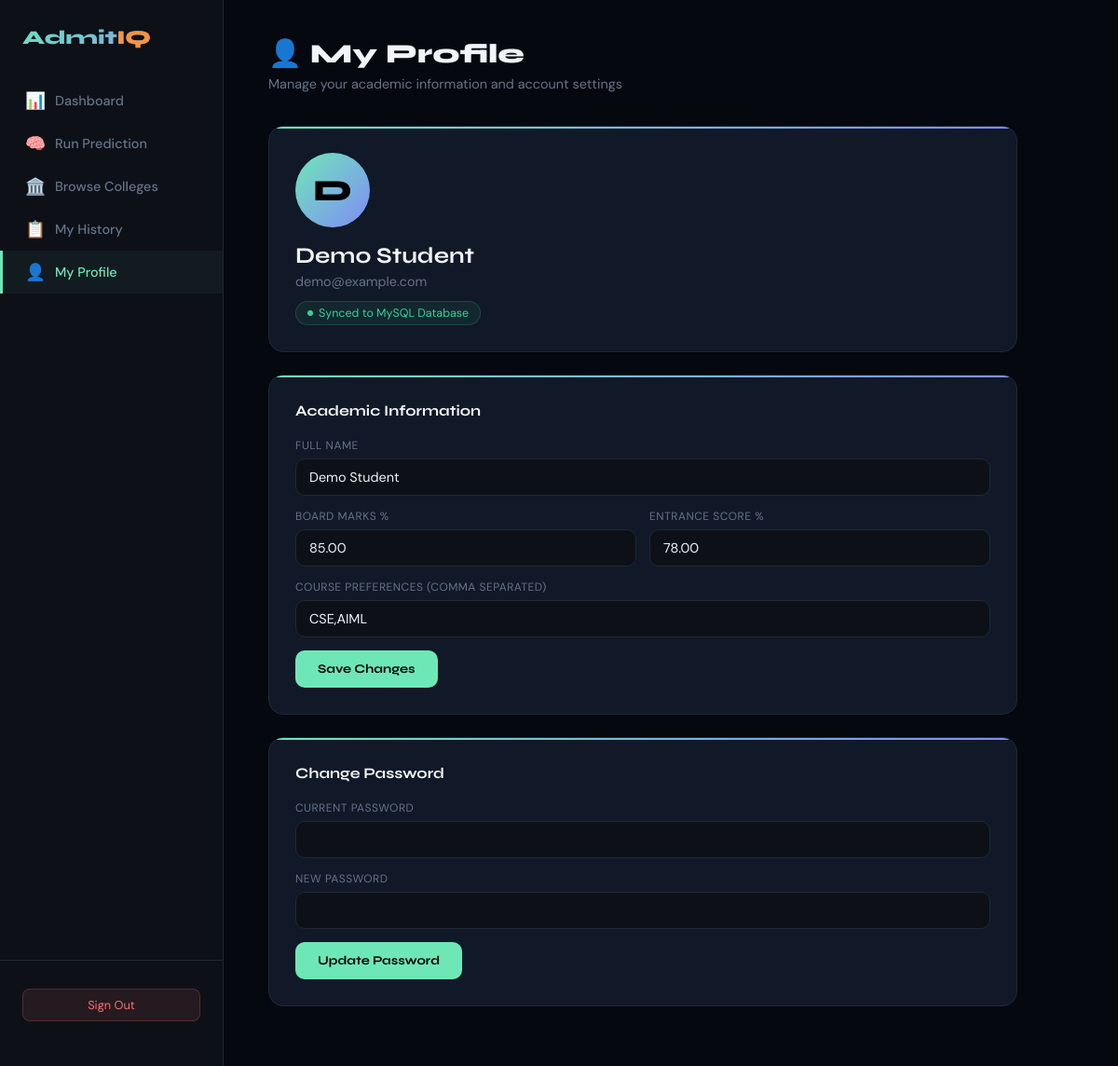
Page /temp_restore/admission_predictor/pages/profile.php (signed in) on the committed database.
### tables this page shows
CREATE TABLE IF NOT EXISTS students (
    student_id INT AUTO_INCREMENT PRIMARY KEY,
    name VARCHAR(100) NOT NULL,
    email VARCHAR(150) UNIQUE NOT NULL,
    password VARCHAR(255) NOT NULL,
    student_marks DECIMAL(5,2) DEFAULT 0,
    entrance_scores DECIMAL(5,2) DEFAULT 0,
    preferences TEXT,
    created_at TIMESTAMP DEFAULT CURRENT_TIMESTAMP
);

### temp_restore/admission_predictor/pages/profile.php (the view, shortened to what this page needs)
<!DOCTYPE html>
<html lang="en">
<head>
</head>
<body>
<?php
$db = getDB();
$studentId = $_SESSION['student_id'];
$stmt = $db->prepare("SELECT * FROM students WHERE student_id=?");
$stmt->bind_param('i',$studentId); $stmt->execute();
$student = $stmt->get_result()->fetch_assoc(); $stmt->close();
$initials = strtoupper(substr($student['name'],0,1));
?>
<aside class="sidebar">
  <div class="sidebar-logo">Admit<span>IQ</span></div>
  <nav>
    <a href="dashboard.php" class="nav-item"><span class="nav-icon">📊</span> Dashboard</a>
    <a href="predict.php"   class="nav-item"><span class="nav-icon">🧠</span> Run Prediction</a>
    <a href="colleges.php"  class="nav-item"><span class="nav-icon">🏛️</span> Browse Colleges</a>
    <a href="history.php"   class="nav-item"><span class="nav-icon">📋</span> My History</a>
    <a href="profile.php"   class="nav-item active"><span class="nav-icon">👤</span> My Profile</a>
  </nav>
  <div class="sidebar-footer">
    <a href="logout.php" class="logout-btn">Sign Out</a>
  </div>
</aside>
<main class="main">
  <div class="page-title">👤 My Profile</div>
  <div class="page-sub">Manage your academic information and account settings</div>
  <div class="card">
    <div class="avatar-big"><?= $initials ?></div>
    <div class="profile-name"><?= htmlspecialchars($student['name']) ?></div>
    <div class="profile-email"><?= htmlspecialchars($student['email']) ?></div>
    <div class="db-badge"><div class="db-dot"></div> Synced to MySQL Database</div>
  </div>
  <div class="card">
    <div class="card-title">Academic Information</div>
    <form method="POST">
      <div class="form-group">
        <label>Full Name</label>
        <input type="text" name="name" value="<?= htmlspecialchars($student['name']) ?>" required>
      </div>
      <div class="form-row">
        <div class="form-group">
          <label>Board Marks %</label>
          <input type="number" name="student_marks" value="<?= $student['student_marks'] ?>" min="0" max="100" step="0.1">
        </div>
        <div class="form-group">
          <label>Entrance Score %</label>
          <input type="number" name="entrance_scores" value="<?= $student['entrance_scores'] ?>" min="0" max="100" step="0.1">
        </div>
      </div>
      <div class="form-group">
        <label>Course Preferences (comma separated)</label>
        <input type="text" name="preferences" value="<?= htmlspecialchars($student['preferences']??'') ?>" placeholder="CSE, AIML, ECE">
      </div>
      <button type="submit" class="btn-primary">Save Changes</button>
    </form>
  </div>
  <div class="card">
    <div class="card-title">Change Password</div>
    <form method="POST">
      <div class="form-group">
        <label>Current Password</label>
        <input type="password" name="current_password" required>
      </div>
      <div class="form-group">
        <label>New Password</label>
        <input type="password" name="new_password" required>
      </div>
      <button type="submit" class="btn-primary">Update Password</button>
    </form>
  </div>
</main>
</body>
</html>

### temp_restore/admission_predictor/pages/profile.php (style rules this page uses)
*, *::before, *::after { box-sizing: border-box; margin: 0; padding: 0; }
:root { --bg:#05080f; --surface:#0d1117; --card:#111827; --border:#1f2937; --accent:#6ee7b7; --accent2:#818cf8; --accent3:#fb923c; --text:#f1f5f9; --muted:#64748b; --danger:#f87171; --success:#34d399; }
body { font-family:'DM Sans',sans-serif; background:var(--bg); color:var(--text); display:flex; min-height:100vh; }
.sidebar { width:240px; min-height:100vh; background:var(--surface); border-right:1px solid var(--border); display:flex; flex-direction:column; position:fixed; left:0; top:0; bottom:0; z-index:100; padding:28px 0; }
.sidebar-logo { font-family:'Syne',sans-serif; font-size:1.3rem; font-weight:800; background:linear-gradient(135deg,var(--accent),var(--accent2)); -webkit-background-clip:text; -webkit-text-fill-color:transparent; padding:0 24px; margin-bottom:32px; }
.sidebar-logo span { -webkit-text-fill-color:var(--accent3); }
.nav-item { display:flex; align-items:center; gap:12px; padding:12px 24px; color:var(--muted); text-decoration:none; font-size:0.9rem; font-weight:500; transition:all 0.2s; border-left:3px solid transparent; }
.nav-item.active { color:var(--accent); border-left-color:var(--accent); background:rgba(110,231,183,0.05); }
.nav-icon { font-size:1.1rem; width:20px; }
.sidebar-footer { margin-top:auto; padding:20px 24px; border-top:1px solid var(--border); }
.logout-btn { display:block; text-align:center; padding:8px; margin-top:10px; background:rgba(248,113,113,0.1); border:1px solid rgba(248,113,113,0.2); color:var(--danger); border-radius:8px; text-decoration:none; font-size:0.8rem; }
.main { margin-left:240px; flex:1; padding:40px 48px; max-width:900px; }
.page-title { font-family:'Syne',sans-serif; font-size:1.8rem; font-weight:800; margin-bottom:6px; }
.page-sub { color:var(--muted); font-size:0.9rem; margin-bottom:36px; }
.card { background:var(--card); border:1px solid var(--border); border-radius:16px; padding:28px; margin-bottom:24px; position:relative; overflow:hidden; }
.card::before { content:''; position:absolute; top:0; left:0; right:0; height:2px; background:linear-gradient(90deg,var(--accent),var(--accent2)); }
.card-title { font-family:'Syne',sans-serif; font-size:1rem; font-weight:700; margin-bottom:20px; }
.avatar-big { width:80px; height:80px; border-radius:50%; background:linear-gradient(135deg,var(--accent),var(--accent2)); display:flex; align-items:center; justify-content:center; font-family:'Syne',sans-serif; font-weight:800; font-size:2rem; color:#000; margin-bottom:16px; }
.profile-name { font-family:'Syne',sans-serif; font-size:1.5rem; font-weight:700; }
.profile-email { color:var(--muted); font-size:0.9rem; margin-top:4px; }
label { display:block; font-size:0.75rem; text-transform:uppercase; letter-spacing:0.5px; color:var(--muted); margin-bottom:6px; }
input { width:100%; padding:10px 14px; background:var(--surface); border:1px solid var(--border); border-radius:10px; color:var(--text); font-family:'DM Sans',sans-serif; font-size:0.9rem; outline:none; transition:border-color 0.2s; }
.form-row { display:grid; grid-template-columns:1fr 1fr; gap:14px; }
.form-group { margin-bottom:14px; }
.btn-primary { padding:12px 24px; border-radius:10px; border:none; background:var(--accent); color:#000; font-family:'Syne',sans-serif; font-weight:700; cursor:pointer; transition:all 0.2s; }
.db-badge { display:inline-flex; align-items:center; gap:6px; font-size:0.78rem; color:var(--success); background:rgba(52,211,153,0.08); border:1px solid rgba(52,211,153,0.2); padding:4px 12px; border-radius:20px; margin-top:12px; }
.db-dot { width:6px; height:6px; border-radius:50%; background:var(--success); animation:blink 1.5s infinite; }

### rows in the picture
students: name "D", name "Demo Student", email "demo@example.com", student_marks "85.00", entrance_scores "78.00", preferences "CSE,AIML"
